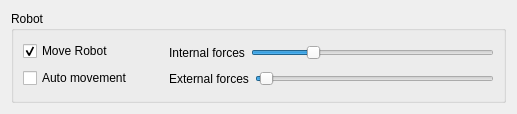
<?xml version="1.0" encoding="UTF-8"?>
<ui version="4.0">
 <class>guiDlg</class>
 <widget class="QWidget" name="guiDlg">
  <property name="geometry">
   <rect>
    <x>0</x>
    <y>0</y>
    <width>517</width>
    <height>114</height>
   </rect>
  </property>
  <property name="windowTitle">
   <string>navigationComp</string>
  </property>
  <layout class="QVBoxLayout" name="verticalLayout_3">
   <item>
    <widget class="QGroupBox" name="groupBox_2">
     <property name="title">
      <string>Robot</string>
     </property>
     <layout class="QHBoxLayout" name="horizontalLayout_6">
      <item>
       <layout class="QVBoxLayout" name="verticalLayout_13">
        <item>
         <widget class="QCheckBox" name="robotMov_checkbox">
          <property name="text">
           <string>Move Robot</string>
          </property>
          <property name="checked">
           <bool>true</bool>
          </property>
         </widget>
        </item>
        <item>
         <widget class="QCheckBox" name="autoMov_checkbox">
          <property name="text">
           <string>Auto movement</string>
          </property>
          <property name="checked">
           <bool>false</bool>
          </property>
         </widget>
        </item>
       </layout>
      </item>
      <item>
       <spacer name="horizontalSpacer_2">
        <property name="orientation">
         <enum>Qt::Horizontal</enum>
        </property>
        <property name="sizeType">
         <enum>QSizePolicy::Maximum</enum>
        </property>
        <property name="sizeHint" stdset="0">
         <size>
          <width>30</width>
          <height>20</height>
         </size>
        </property>
       </spacer>
      </item>
      <item>
       <layout class="QVBoxLayout" name="verticalLayout_4">
        <item>
         <layout class="QHBoxLayout" name="horizontalLayout_9">
          <item>
           <widget class="QLabel" name="label_5">
            <property name="text">
             <string>Internal forces</string>
            </property>
           </widget>
          </item>
          <item>
           <widget class="QSlider" name="ki_slider">
            <property name="maximum">
             <number>500</number>
            </property>
            <property name="value">
             <number>120</number>
            </property>
            <property name="orientation">
             <enum>Qt::Horizontal</enum>
            </property>
           </widget>
          </item>
         </layout>
        </item>
        <item>
         <layout class="QHBoxLayout" name="horizontalLayout_8">
          <item>
           <widget class="QLabel" name="label_4">
            <property name="text">
             <string>External forces</string>
            </property>
           </widget>
          </item>
          <item>
           <widget class="QSlider" name="ke_slider">
            <property name="maximum">
             <number>500</number>
            </property>
            <property name="sliderPosition">
             <number>10</number>
            </property>
            <property name="orientation">
             <enum>Qt::Horizontal</enum>
            </property>
           </widget>
          </item>
         </layout>
        </item>
       </layout>
      </item>
     </layout>
    </widget>
   </item>
  </layout>
 </widget>
 <resources/>
 <connections/>
</ui>
